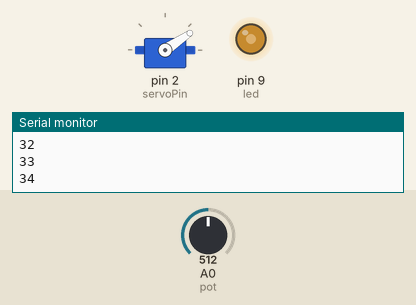
This sketch was run on a simulated Arduino Uno, built with avr-gcc and run on an emulated ATmega328P. On the bench: servo, output pins drawn as LEDs (lit = HIGH), the last lines printed to the serial monitor. The inputs (shaded band) are chosen by the test bench; at power-on: A0 (pot) = 512.

Above: at 8.1 s.
8.2 s: A0 (pot) set to 716
At 14.85 s:
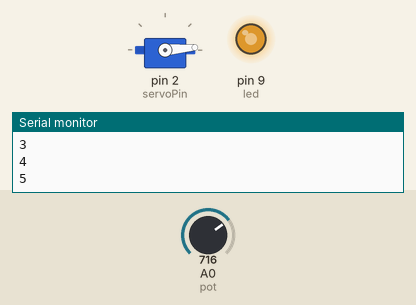
17.1 s: A0 (pot) set to 900
At 22.51 s:
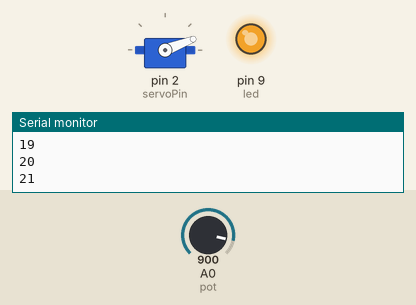
24.4 s: A0 (pot) set to 170
At 29.52 s:
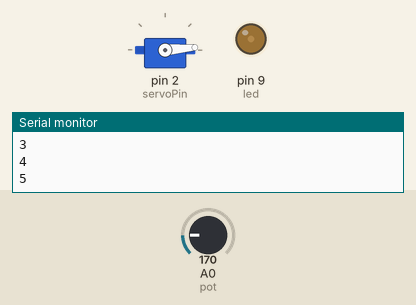
31.7 s: A0 (pot) set to 0
At 37.19 s:
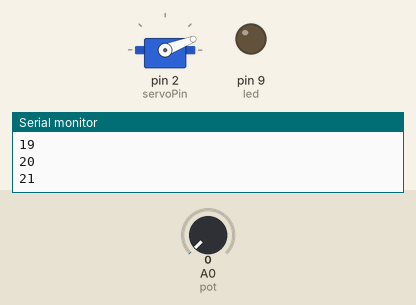
Timing chart, 0 to 47.3 s (numbered marks = the images above; inputs shaded):
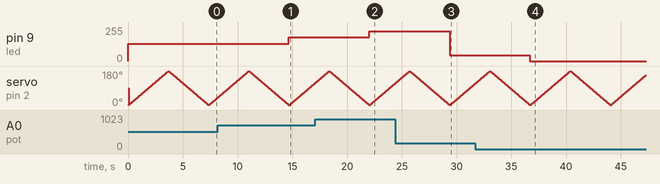

The sketch:

Servo_Sketch.ino
```cpp
#include <Servo.h>
int triggerPin = 8;
int servoPin = 2;
int echoPin = 7;
int led = 9;
int pot = A0;

Servo servo;


void setup()  {
  Serial.begin(19200);
  pinMode(led, OUTPUT);
  pinMode(pot, INPUT);
  pinMode(triggerPin, OUTPUT);
  pinMode(echoPin, INPUT);
  digitalWrite(triggerPin, LOW);
  servo.attach(servoPin);
}

void loop() {
 int val;
 val = analogRead(pot);
 analogWrite(led, val/4);
 Serial.println("test");
 delay(60);
int i;
 for (i = 0; i < 180; i++) {
 Serial.println(i);
 servo.write(i);
 delay(20);
 }
 for (i = 180; i > 0; i--) {
 Serial.println(i);
 servo.write(i);
 delay(20);
}
}

float ping() {
 unsigned long maxTime = 20000;
 unsigned long us;
 float inches;
 digitalWrite(triggerPin, HIGH);
 delayMicroseconds(10);
 digitalWrite(triggerPin, LOW);
 us = pulseIn(echoPin, HIGH, maxTime);
 if (us == 0) {
 us = maxTime;
 }
 inches = us * 0.013504 / 2;
 return inches;
}
```

Measured:
- after the input at 8.2 s, pin 9 (led): 128/255 → 179/255 after 6.5 s
- after the input at 17.1 s, pin 9 (led): 179/255 → 225/255 after 4.9 s
- after the input at 24.4 s, pin 9 (led): 225/255 → 42/255 after 5.0 s
- after the input at 31.7 s, pin 9 (led): 42/255 → 0/255 after 5.0 s
